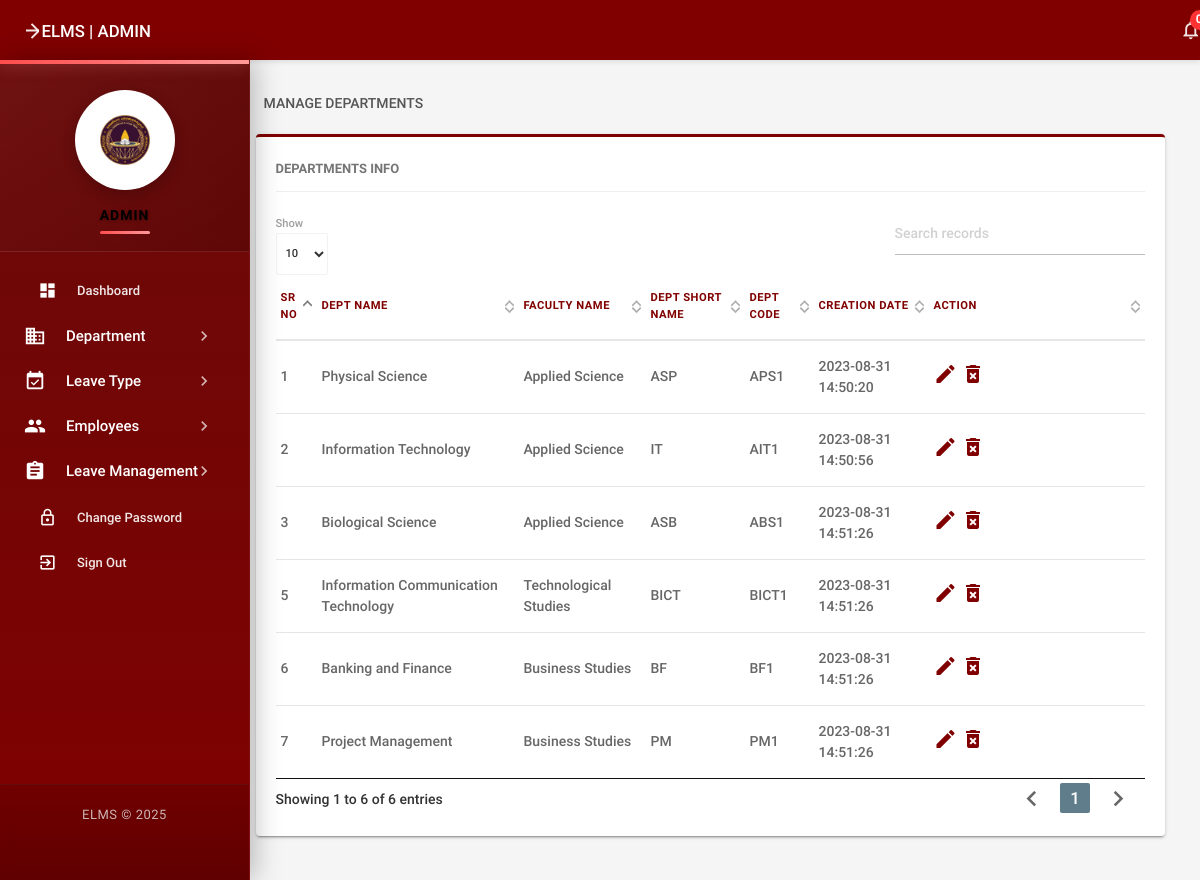
Screenshot of /admin/managedepartments.php (signed in) with the database file from the repository.
### tables this page shows
CREATE TABLE tbldepartments (
  id int(11) NOT NULL,
  DepartmentName varchar(150) DEFAULT NULL,
  DepartmentShortName varchar(100) DEFAULT NULL,
  DepartmentCode varchar(50) DEFAULT NULL,
  FacultyCode varchar(50) DEFAULT NULL,
  CreationDate timestamp NOT NULL DEFAULT current_timestamp()
);

CREATE TABLE tblfaculty (
  id int(11) NOT NULL,
  FacultyName varchar(150) DEFAULT NULL,
  FacultyShortName varchar(100) DEFAULT NULL,
  FacultyCode varchar(50) DEFAULT NULL
);

### admin/managedepartments.php (the view, shortened to what this page needs)
<?php
include('includes/config.php');
if(strlen($_SESSION['alogin'])==0)
    {
header('location:index.php');
}
else{
    ?>
<!DOCTYPE html>
<html lang="en">
    <head>
        <link type="text/css" rel="stylesheet" href="../assets/plugins/materialize/css/materialize.min.css"/>
        <link href="../assets/plugins/material-preloader/css/materialPreloader.min.css" rel="stylesheet">
        <link href="../assets/plugins/datatables/css/jquery.dataTables.min.css" rel="stylesheet">
        <link href="../assets/css/alpha.min.css" rel="stylesheet" type="text/css"/>
        <link href="../assets/css/custom.css" rel="stylesheet" type="text/css"/>
    </head>
    <body>
       <?php include('includes/header.php');?>
       <?php include('includes/sidebar.php');?>
            <main class="mn-inner">
                <div class="row">
                    <div class="col s12">
                        <div class="page-title">Manage Departments</div>
                    </div>
                    <div class="col s12 m12 l12">
                        <div class="card">
                            <div class="card-content">
                                <span class="card-title">Departments Info</span>
                                <table id="example" class="display responsive-table ">
                                    <thead>
                                        <tr>
                                            <th>Sr no</th>
                                            <th>Dept Name</th>
                                            <th>Faculty Name</th>
                                            <th>Dept Short Name</th>
                                            <th>Dept Code</th>
                                            <th>Creation Date</th>
                                            <th>Action</th>
                                        </tr>
                                    </thead>
                                    <tbody>
<?php
$sql = "SELECT * from tbldepartments";
$query = $dbh -> prepare($sql);
$query->execute();
$results=$query->fetchAll(PDO::FETCH_OBJ);
$cnt=1;
if($query->rowCount() > 0)
{
foreach($results as $result)
{
    $sql1 = "SELECT * from tblfaculty WHERE FacultyCode=:facultycode";
    $query1 = $dbh -> prepare($sql1);
    $query1->bindParam(':facultycode', $result->FacultyCode, PDO::PARAM_STR);
    $query1->execute();
    $result1 = $query1->fetch(PDO::FETCH_OBJ);
    if($result1)
{               ?>
                                        <tr>
                                            <td> <?php echo htmlentities($cnt);?></td>
                                            <td><?php echo htmlentities($result->DepartmentName);?></td>
                                            <td><?php echo htmlentities($result1->FacultyName);?></td>
                                            <td><?php echo htmlentities($result->DepartmentShortName);?></td>
                                            <td><?php echo htmlentities($result->DepartmentCode);?></td>
                                            <td><?php echo htmlentities($result->CreationDate);?></td>
                                            <td><a href="editdepartment.php?deptid=<?php echo htmlentities($result->id);?>"><i class="material-icons">mode_edit</i></a><a href="managedepartments.php?del=<?php echo htmlentities($result->id);?>" onclick="return confirm('Do you want to delete');"> <i class="material-icons">delete_forever</i></a></td>
                                        </tr>
                                         <?php } $cnt++;} }?>
                                    </tbody>
                                </table>
                            </div>
                        </div>
                    </div>
                </div>
            </main>
        </div>
        <div class="left-sidebar-hover"></div>
    </body>
</html>
<?php } ?>

### admin/includes/header.php (shortened to what this page needs)
        <div class="mn-content fixed-sidebar">
            <header class="mn-header navbar-fixed">
                <nav class="maroon darken-1" style="background-color: #800000 !important; box-shadow: 0 2px 5px rgba(0,0,0,0.1);">
                    <div class="nav-wrapper row" style="padding: 0 15px;">
                        <section class="material-design-hamburger navigation-toggle">
                            <a href="#" data-activates="slide-out" class="button-collapse show-on-large material-design-hamburger__icon">
                                <span class="material-design-hamburger__layer"></span>
                            </a>
                        </section>
                        <div class="header-title col s3">
                            <span class="chapter-title">ELMS | Admin</span>
                        </div>
                        <ul class="right col s9 m3 nav-right-menu">
                            <li class="hide-on-small-and-down"><a href="javascript:void(0)" data-activates="dropdown1" class="dropdown-button dropdown-right show-on-large"><i class="material-icons">notifications_none</i>
<?php
$isread=0;
$sql = "SELECT id from tblleaves where IsRead=:isread";
$query = $dbh -> prepare($sql);
$query->bindParam(':isread',$isread,PDO::PARAM_STR);
$query->execute();
$unreadcount=$query->rowCount();?>
                                <span class="badge" style="background-color: var(--accent-color) !important;"><?php echo htmlentities($unreadcount);?></span></a></li>
                        </ul>
                    </div>
                </nav>
            </header>

### admin/includes/sidebar.php (shortened to what this page needs)
<aside id="slide-out" class="side-nav maroon darken-1 fixed" style="background: linear-gradient(180deg, #6a0a0a 0%, #800000 100%) !important; box-shadow: 5px 0 25px rgba(0,0,0,0.25);">
    <div class="side-nav-wrapper">
        <div class="sidebar-profile">
            <div class="sidebar-profile-image">
                <img src="../assets/images/uov_logo.png" alt="UoV Logo">
            </div>
            <div class="sidebar-profile-info">
                <p>Admin</p>
            </div>
        </div>
        <ul class="sidebar-menu collapsible collapsible-accordion" data-collapsible="accordion">
            <li class="no-padding">
                <a class="waves-effect waves-white" href="dashboard.php">
                    <i class="material-icons">dashboard</i>
                    <span>Dashboard</span>
                </a>
            </li>
            <li class="no-padding">
                <a class="collapsible-header waves-effect waves-white">
                    <i class="material-icons">business</i>
                    <span>Department</span>
                    <i class="nav-drop-icon material-icons">keyboard_arrow_right</i>
                </a>
            </li>
            <li class="no-padding">
                <a class="collapsible-header waves-effect waves-white">
                    <i class="material-icons">event_available</i>
                    <span>Leave Type</span>
                    <i class="nav-drop-icon material-icons">keyboard_arrow_right</i>
                </a>
            </li>
            <li class="no-padding">
                <a class="collapsible-header waves-effect waves-white">
                    <i class="material-icons">people</i>
                    <span>Employees</span>
                    <i class="nav-drop-icon material-icons">keyboard_arrow_right</i>
                </a>
            </li>
            <li class="no-padding">
                <a class="collapsible-header waves-effect waves-white">
                    <i class="material-icons">assignment</i>
                    <span>Leave Management</span>
                    <i class="nav-drop-icon material-icons">keyboard_arrow_right</i>
                </a>
            </li>
            <li class="no-padding">
                <a class="waves-effect waves-white" href="changepassword.php">
                    <i class="material-icons">lock_outline</i>
                    <span>Change Password</span>
                </a>
            </li>
            <li class="no-padding">
                <a class="waves-effect waves-white" href="logout.php">
                    <i class="material-icons">exit_to_app</i>
                    <span>Sign Out</span>
                </a>
            </li>
        </ul>
        <div class="footer">
            <p class="copyright">ELMS © <?php echo date('Y'); ?></p>
        </div>
    </div>
</aside>

### assets/css/custom.css (style rules this page uses)
:root { --primary-color: #800000; --primary-dark: #660000; --primary-light: #a62e2e; --accent-color: #ff3333; --text-on-primary: #ffffff; --sidebar-bg: #800000; --sidebar-text: #ffffff; --sidebar-hover: #660000; --card-shadow: 0 2px 5px rgba(0,0,0,0.1); }
body { background-color: #f5f5f5; }
a { color: var(--primary-color); }
header, .side-nav, .side-nav .logo-wrapper { background-color: #800000 !important; }
.side-nav { background-color: var(--sidebar-bg) !important; }
.side-nav li a, .side-nav li a > i, .side-nav .collapsible-header, .side-nav .collapsible-body a, .side-nav .collapsible-body li a { color: var(--sidebar-text) !important; font-weight: 500; }
.card, .card-panel { border-radius: 4px; box-shadow: 0 2px 2px 0 rgba(0,0,0,0.14), 0 1px 5px 0 rgba(0,0,0,0.12), 0 3px 1px -2px rgba(0,0,0,0.2); border-top: 3px solid #800000; margin: 0.5rem 0 1rem 0; transition: box-shadow 0.3s ease; }
.card .card-title { color: #800000; font-weight: 500; padding-bottom: 10px; border-bottom: 1px solid #eee; margin-bottom: 15px; }
table { border-collapse: collapse; width: 100%; margin-bottom: 1rem; }
table > thead > tr > th { color: #800000; font-weight: 500; text-transform: uppercase; font-size: 0.8rem; letter-spacing: 0.5px; }
.badge { background-color: #800000; color: white; border-radius: 10px; padding: 2px 8px; font-size: 0.75rem; font-weight: 500; display: inline-block; min-width: 20px; height: 20px; line-height: 16px; text-align: center; }

### admin/includes/header.php (style rules this page uses)
.badge { background-color: #ff3333 !important; color: white !important; border-radius: 10px; min-width: 20px; height: 20px; line-height: 20px; text-align: center; font-size: 11px; font-weight: 600; margin-left: 5px; }
.header-title { font-size: 1.2rem; font-weight: 500; color: white; padding-left: 10px; }

### rows the page displays
tbldepartments: DepartmentName "Physical Science", tblfaculty.FacultyName "Applied Science", DepartmentShortName "ASP", DepartmentCode "APS1", CreationDate "2023-08-31 14:50:20"
tbldepartments: DepartmentName "Information Technology", tblfaculty.FacultyName "Applied Science", DepartmentShortName "IT", DepartmentCode "AIT1", CreationDate "2023-08-31 14:50:56"
tbldepartments: DepartmentName "Biological Science", tblfaculty.FacultyName "Applied Science", DepartmentShortName "ASB", DepartmentCode "ABS1", CreationDate "2023-08-31 14:51:26"
tbldepartments: DepartmentName "Information Communication Technology", tblfaculty.FacultyName "Technological Studies", DepartmentShortName "BICT", DepartmentCode "BICT1", CreationDate "2023-08-31 14:51:26"
tbldepartments: DepartmentName "Banking and Finance", tblfaculty.FacultyName "Business Studies", DepartmentShortName "BF", DepartmentCode "BF1", CreationDate "2023-08-31 14:51:26"
tbldepartments: DepartmentName "Project Management", tblfaculty.FacultyName "Business Studies", DepartmentShortName "PM", DepartmentCode "PM1", CreationDate "2023-08-31 14:51:26"
